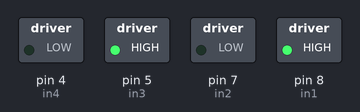
This sketch was run on a simulated Arduino Uno, built with avr-gcc and run on an emulated ATmega328P. Shown: switched loads named in the sketch (green lamp = pin HIGH).

Above: at 0.1 s.
Timing chart, 0 to 1.6 s (numbered marks = the images above):
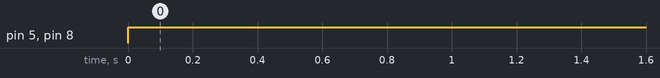

Measured:
- by itself, pin 5 (in3), pin 8 (in1): LOW → HIGH at 0.00 s

The sketch:

may06_check_motor_running.ino
```cpp
// Motor A connections
//int enA = 12;
int in1 = 8;
int in2 = 7;
// Motor B connections
//int enB = 3;
int in3 = 5;
int in4 = 4;

void setup() {
  // Set all the motor control pins to outputs
//  pinMode(enA, OUTPUT);
//  pinMode(enB, OUTPUT);
  pinMode(in1, OUTPUT);
  pinMode(in2, OUTPUT);
  pinMode(in3, OUTPUT);
  pinMode(in4, OUTPUT);

  // Turn off motors - Initial state
//  digitalWrite(in1, LOW);
//  digitalWrite(in2, LOW);
//  digitalWrite(in3, LOW);
//  digitalWrite(in4, LOW);
}

void loop() {
  digitalWrite(in1, HIGH);
  digitalWrite(in2, LOW);
  digitalWrite(in3, HIGH);
  digitalWrite(in4, LOW);
}
```
